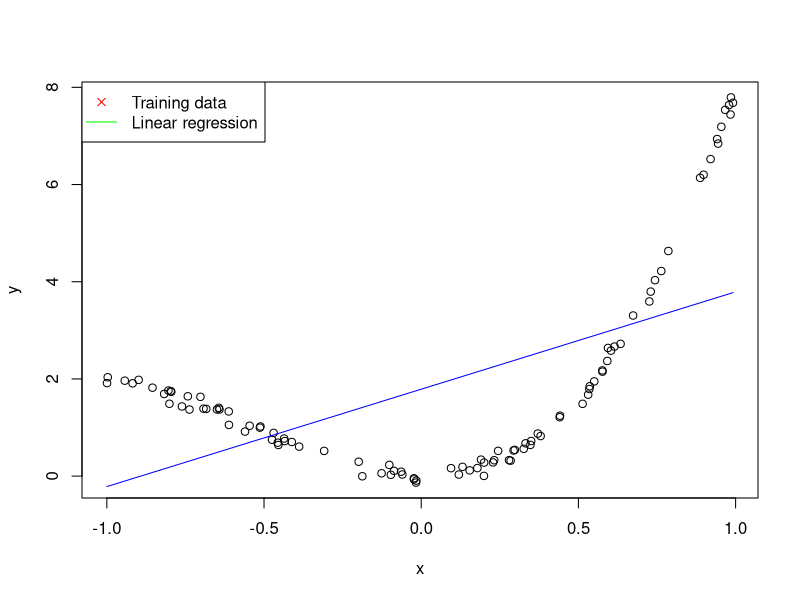

Here is the R script that generated this plot:
data=read.csv("dataset.csv",sep=",")
x=data[ ,1]
y=data[ ,2]
m=length(y)

# Plot data

plot(x,y)

# Gradient Descent

x<- cbind(rep(1,m),x) 
x <- as.matrix(x)

theta <- c(8,3)

# Some gradient descent settings
i <- 1000
alpha <- 0.01


# Computing cost function
computeCost  <- function(x, y, theta)
{

m = length(y); 
J = 0;
dif <- x %*% theta - y
J <- (t(dif) %*% dif) / (2 * m)
J

}

gradientDescent <- function(X, y, theta, alpha, num_iters) {
  m <- length(y) 
  J_history = rep(0, num_iters + 1)
  theta_history = matrix(0, num_iters + 1, length(theta))
  theta_history[1,] = t(theta)
  J_history[1] = computeCost(X, y, theta)
  
  for (iter in 2:(num_iters + 1)) {
    theta_prev = theta
    p = dim(x)[2]
    for (j in 1:p) {
      # vectorized version
 
      deriv = (t(x %*% theta_prev - y) %*% x[, j]) / m
      
      # update theta_j
      theta[j] = theta_prev[j] - (alpha * deriv)
    }
    
    # Save the cost J in every iteration
    J_history[iter] = computeCost(x, y, theta)
    theta_history[iter,] = t(theta)
  }
  
  list(theta = theta, J_history = J_history, theta_history = theta_history)

}
  
gd <- gradientDescent(x, y, theta, alpha,i)
#Decompose list (gd) variables into global env variables
theta <- gd$theta
J_history <- gd$J_history
theta_history <- gd$theta_history
rm(gd)

# print theta to screen
cat('Theta found by gradient descent: ')
sprintf('%f %f \n', theta[1], theta[2])

# Plot the linear fit

lines(x[, 2], x  %*% theta, col="blue")
legend("topleft", c('Training data', 'Linear regression'), pch=c(4,NA),col=c("red","green"), lty=c(NA,1))
#


                  


